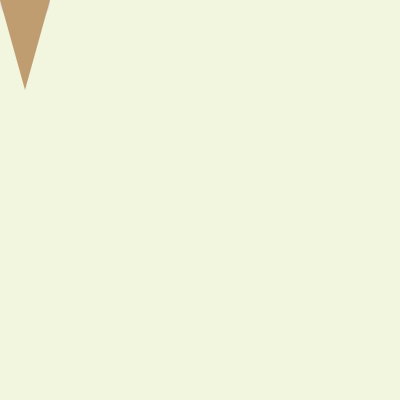
Frame 1 (no input)
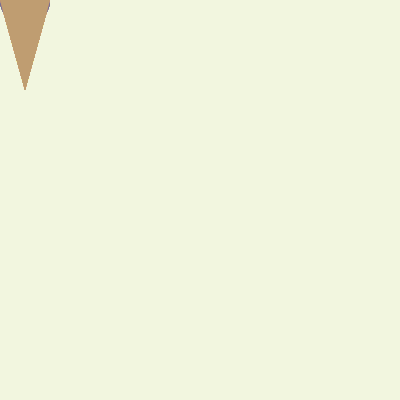
Frame 60 (the mouse pressed at the canvas centre just before this capture)
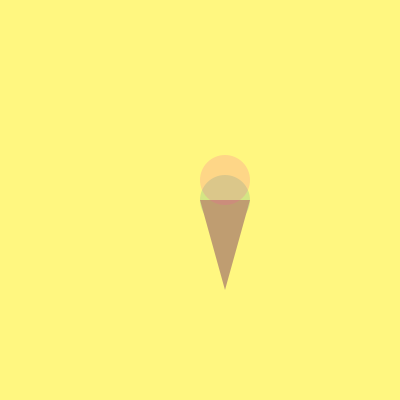
Frame 120 (the mouse held since frame 60 and released just before this capture)

The Processing sketch that drew these frames (run headless with seeded random() and noise(); from frame 60 on, the mouse is pressed at the canvas centre):

// Processing sketch: processing_110084
// ── processing_110084.pde

//abby frankola
//afrankol
//copyright 2013 abby frankola

//variable


float summer;
void setup(  )
{
   size( 400, 400 );
   smooth( );
   background( 242, 246, 223);
    
   summer = 150;
}
 
void draw( )
{
   drawIcecream( 150, 200 );
   
}
 
void drawIcecream( float x, float y )  // defining the icecream cone
{
  noStroke ( );
  
  beginShape ( );//icecreamscoop
  fill (random(255), random(255), random(255), 50);
  ellipse ((mouseX+25), (mouseY), (50), (50) );
  
endShape   ( );

    fill( 191, 157, 113 );
     
    frameRate (3.5);
    triangle(mouseX, mouseY, (mouseX+50), (mouseY), (mouseX+25), (mouseY+90)); //cone
   
   

 

     
    if (mousePressed == true)
    {
    background( 255, 247, 128);
    fill (random(255), random(255), random(255), 50);
    ellipse ((mouseX+25), (mouseY), (50), (50) );
    fill( 191, 157, 113 );
    triangle(mouseX, mouseY, (mouseX+50), (mouseY), (mouseX+25), (mouseY+90));
    fill ( random(255), random(255), random(255), 50);
    ellipse( (mouseX+25), (mouseY-20), (50), (50) );
    }
    
}
void mouseReleased ()
{
  
    background( 242, 246, 223);
    fill (random(255), random(255), random(255), 50);
    ellipse ((mouseX+25), (mouseY), (50), (50) );
    fill( 191, 157, 113 );
    triangle(mouseX, mouseY, (mouseX+50), (mouseY), (mouseX+25), (mouseY+90));
    fill ( random(255), random(255), random(255), 50);
    ellipse( (mouseX+25), (mouseY-20), (50), (50) );
   
    
    
}




 
